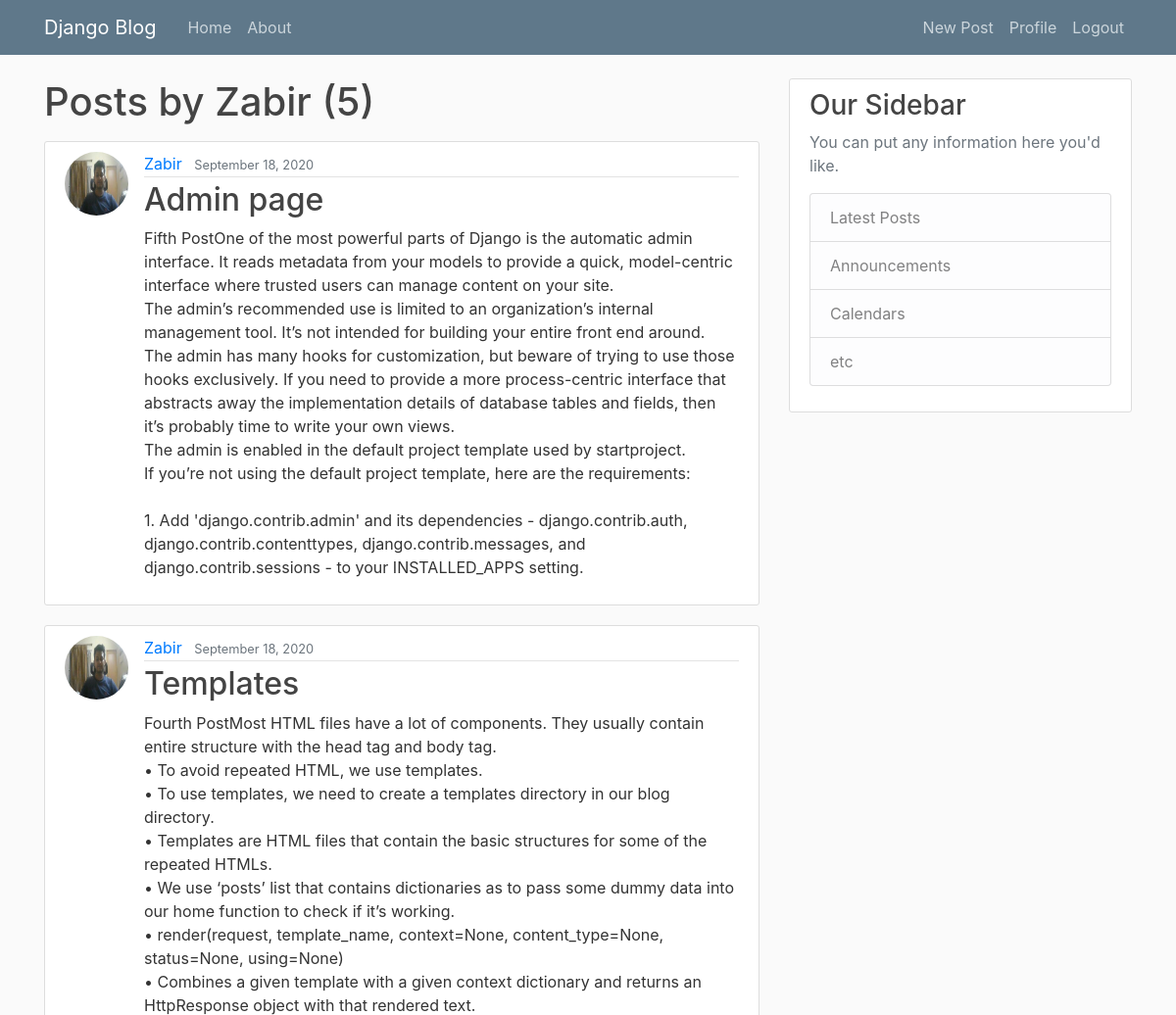
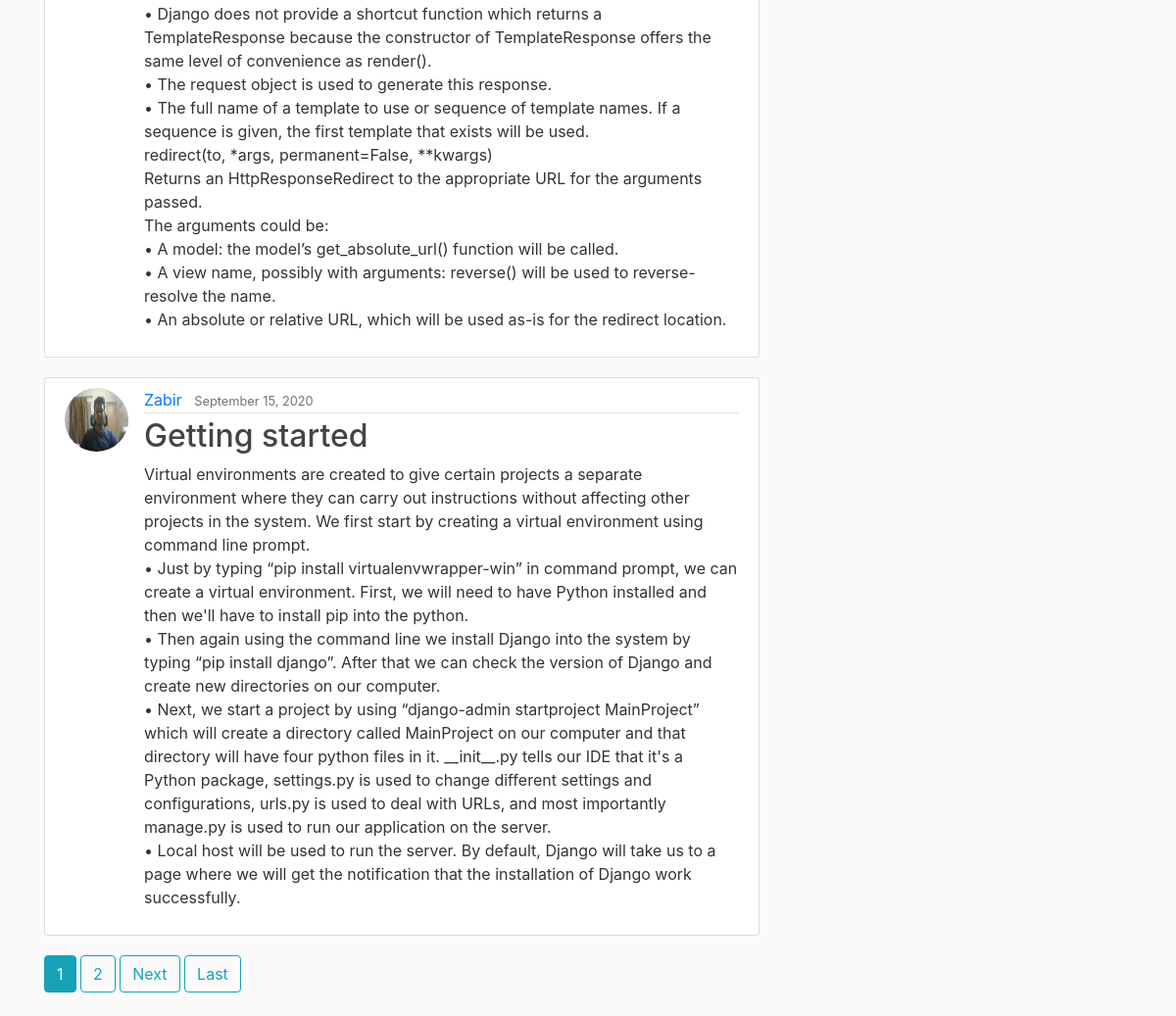
Screenshot of /user/Zabir (signed in) with the database file from the repository (2 pictures, top to bottom).
### blog/models.py (models this page shows, shortened)
class Post(models.Model):
	title = models.CharField(max_length=100)
	content = models.TextField()
	date_posted = models.DateTimeField(default=timezone.now)
	author = models.ForeignKey(User, on_delete=models.CASCADE)

### users/models.py (models this page shows, shortened)
class Profile(models.Model):
	user = models.OneToOneField(User, on_delete= models.CASCADE)
	image = models.ImageField(default='default.jpg', upload_to='profile_pics')

### blog/views.py (the view)
# urls.py: path('user/<str:username>', UserPostListView.as_view(), name='user-posts'),
class UserPostListView(ListView):
	model = Post
	template_name = 'blog/user_posts.html'  # <app>/<model>_<viewtype>.html
	context_object_name = 'posts'
	paginate_by = 3
	def get_queryset(self):
		user = get_object_or_404(User, username=self.kwargs.get('username'))
		return Post.objects.filter(author=user).order_by('-date_posted')

### blog/templates/blog/user_posts.html (shortened to what this page needs)
{% extends "blog/base.html" %}
{% block content %}
	<h1 class="mb-3">Posts by {{ view.kwargs.username }} ({{ page_obj.paginator.count }})</h1>
	{% for post in posts %}
		<article class="media content-section">
		  <img class="rounded-circle article-img" src="{{ post.author.profile.image.url }}">
		  <div class="media-body">
		    <div class="article-metadata">
		      <a class="mr-2" href="{% url 'user-posts' post.author.username %}">{{ post.author }}</a>
		      <small class="text-muted">{{ post.date_posted|date:"F d, Y" }}</small>
		    </div>
		    <h2><a class="article-title" href="{% url 'post-detail' post.id %}">{{ post.title }}</a></h2>
		    <p class="article-content">{{ post.content }}</p>
		  </div>
		</article>
	{% endfor %}
	{% if is_paginated %}
	  	{% for num in page_obj.paginator.page_range %}
	  		{% if page_obj.number == num %}
	  			<a class="btn btn-info mb-4" href="?page={{ num }}">{{  num}}</a>
	  		{% elif num > page_obj.number|add:'-3' and num < page_obj.number|add:'3' %}
	  			<a class="btn btn-outline-info mb-4" href="?page={{ num }}">{{ num }}</a>
	  		{% endif %}
	  	{% endfor %}
	  	{% if page_obj.has_next %}
	  		<a class="btn btn-outline-info mb-4" href="?page={{ page_obj.next_page_number }}">Next</a>
	  		<a class="btn btn-outline-info mb-4" href="?page={{ page_obj.paginator.num_pages }}">Last</a>
	  	{% endif %}
	{% endif %}
{% endblock content %}

### blog/static/blog/main.css (style rules this page uses)
body { background: #fafafa; color: #333333; margin-top: 5rem; }
h1, h2, h3, h4, h5, h6 { color: #444444; }
.content-section { background: #ffffff; padding: 10px 20px; border: 1px solid #dddddd; border-radius: 3px; margin-bottom: 20px; }
.article-title { color: #444444; }
.article-content { white-space: pre-line; }
.article-img { height: 65px; width: 65px; margin-right: 16px; }
.article-metadata { padding-bottom: 1px; margin-bottom: 4px; border-bottom: 1px solid #e3e3e3 }

### rows the page displays
Post: author.profile.image (picture), author "Zabir", date_posted "September 18, 2020", title "Admin page", content "Fifth PostOne of the most powerful parts of Django is the automatic admin interface. It reads metadata from your models to provide a quick, model-centric interface where trusted users can manage content on your site. The admin’s recommended use is limited to an organization’s internal management tool. It’s not intended for building your entire front end around. The admin has many hooks for customization, but beware of trying to use those hooks exclusively. If you need to provide a more process-centric interface that abstracts away the implementation details of database tables and fields, then it’s probably time to write your own views. The admin is enabled in the default project template…"
Post: author.profile.image (picture), author "Zabir", date_posted "September 18, 2020", title "Templates", content "Fourth PostMost HTML files have a lot of components. They usually contain entire structure with the head tag and body tag. • To avoid repeated HTML, we use templates. • To use templates, we need to create a templates directory in our blog directory. • Templates are HTML files that contain the basic structures for some of the repeated HTMLs. • We use ‘posts’ list that contains dictionaries as to pass some dummy data into our home function to check if it’s working. • render(request, template_name, context=None, content_type=None, status=None, using=None) • Combines a given template with a given context dictionary and returns an HttpResponse object with that rendered text. • Django does not…"
Post: author.profile.image (picture), author "Zabir", date_posted "September 15, 2020", title "Getting started", content "Virtual environments are created to give certain projects a separate environment where they can carry out instructions without affecting other projects in the system. We first start by creating a virtual environment using command line prompt. • Just by typing “pip install virtualenvwrapper-win” in command prompt, we can create a virtual environment. First, we will need to have Python installed and then we'll have to install pip into the python. • Then again using the command line we install Django into the system by typing “pip install django”. After that we can check the version of Django and create new directories on our computer. • Next, we start a project by using “django-admin…"

### other values shown
{{ view.kwargs.username }} "Zabir"
{{ page_obj.paginator.count }} "5"
{{ num }} "1"
{{ num }} "2"
